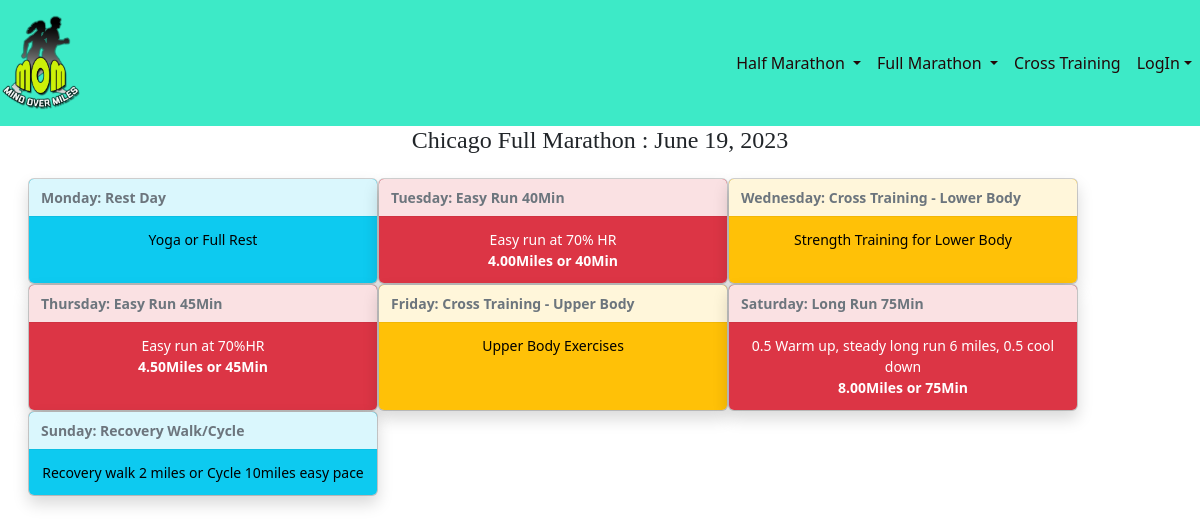
The app's page /training/runweekList1 with its own data.
### training/models.py (models this page shows, shortened)
class Race(models.Model):
    name = models.CharField(max_length=128)
    distance = models.DecimalField(max_digits=4,decimal_places=2)
    start = models.DateField()
    end = models.DateField()

class Activity(models.Model):
    Activity_type = [
        ('RUN','Run'),
        ('XTRAIN', 'XTrain'),
        ('REST','Rest')
    ]
    type = models.CharField(max_length=16,choices=Activity_type)
    name = models.CharField(max_length=64)
    distance = models.DecimalField(max_digits=4,decimal_places=2,null=True,blank=True)
    detail = models.CharField(max_length=512,null=True,blank=True)
    minutes = models.SmallIntegerField(null=True,blank=True)
    url  = models.URLField(null=True,blank=True)

### training/views.py (the view)
# urls.py: re_path(r'runweekList(?P<pk>\d+)', runWeekView,  name='runweekList'),
def runWeekView(request,pk):
    if request.method == 'GET':
        race = Race.objects.get(id=pk)
        weekDate, nWeek=DateUtil.dateWeekStarting(race.start)
        data = Training.objects.filter(race_id=pk)
        row = data[nWeek].weeks
        numWeeks = data[nWeek].numberOfWeeks
        data_list=[]
        data_list.append(row.monday)
        data_list.append(row.tuesday)
        data_list.append(row.wednesday)
        data_list.append(row.thursday)
        data_list.append(row.friday)
        data_list.append(row.saturday)
        data_list.append(row.sunday)
        userRole = 'VIEW'
        context={
            'data_list':data_list,
            'race':race,
            'numWeeks':numWeeks,
            'week_start':weekDate,
            'userRole':userRole,
        }
        return render(request = request,template_name = "runweek.html",context=context)

### util/date.py (called while the page is built)
    @staticmethod
    def dateWeekStarting(d):
        dt = date.today()
        if dt < d:
           return (d,0)
        else:
            ndt=dt - timedelta(days=dt.weekday())
            weeks=(ndt - timedelta(date=d))/7
            return (ndt,weeks)

### training/templates/runweek.html
{% extends 'home/base.html' %}
{% block content %}
<div class="container-fluid">
    <div style="text-align:center">
        <h4>{{race.name}} : {{week_start}}</h4>
            <div aria-live="polite" aria-atomic="true" class="bg-dark position-relative">
                <div class="toast-container p-3 top-0 start-50 translate-middle-x">
                    <div class="d-flex align-content-start flex-wrap">
                        {% for activity in data_list %}
                            {% if activity.type == 'RUN' %}
                            <div class="toast  text-bg-danger show" role="alert" aria-live="assertive" aria-atomic="true" data-autohide="false">
                            {% elif activity.type == 'XTRAIN' %}
                            <div class="toast  text-bg-warning show" role="alert" aria-live="assertive" aria-atomic="true" data-autohide="false">
                            {% else %}
                            <div class="toast  text-bg-info show" role="alert" aria-live="assertive" aria-atomic="true" data-autohide="false">
                            {% endif %}
                                <div class="toast-header">
                                    {% if forloop.counter == 1 %}
                                        <strong>Monday</strong>
                                    {% elif forloop.counter == 2 %}
                                        <strong>Tuesday</strong>
                                    {% elif forloop.counter == 3 %}
                                        <strong>Wednesday</strong>
                                    {% elif forloop.counter == 4 %}
                                        <strong>Thursday</strong>
                                    {% elif forloop.counter == 5 %}
                                        <strong>Friday</strong>
                                    {% elif forloop.counter == 6 %}
                                        <strong>Saturday</strong>
                                    {% elif forloop.counter == 7 %}
                                        <strong>Sunday</strong>
                                    {% endif %}
                                    <strong>: {{activity.name}}</strong>
                                </div>
                                <div class="toast-body">
                                    {{activity.detail}}<br>
                                    {% if activity.type == 'RUN' %}
                                    <strong>{{activity.distance}}Miles or {{activity.minutes}}Min </strong>
                                    {% endif %}
                                </div>
                            </div>
                        {% endfor %}
                    </div>
                </div>
            </div>
        </div>
    </div>
</div>
{% endblock content %}

### home/static/css/home.css (style rules this page uses)
body { overflow-x: hidden; }
h1, h2, h3, h4, h5, h6, p { font-family: 'Merriweather'; }

### records on screen
Race: name "Chicago Full Marathon", start "June 19, 2023"
Activity: shows "Monday", name "Rest Day", detail "Yoga or Full Rest"
Activity: shows "Tuesday", name "Easy Run 40Min", detail "Easy run at 70% HR", distance "4.00", minutes "40"
Activity: shows "Wednesday", name "Cross Training - Lower Body", detail "Strength Training for Lower Body"
Activity: shows "Thursday", name "Easy Run 45Min", detail "Easy run at 70%HR", distance "4.50", minutes "45"
Activity: shows "Friday", name "Cross Training - Upper Body", detail "Upper Body Exercises"
Activity: shows "Saturday", name "Long Run 75Min", detail "0.5 Warm up, steady long run 6 miles, 0.5 cool down", distance "8.00", minutes "75"
Activity: shows "Sunday", name "Recovery Walk/Cycle", detail "Recovery walk 2 miles or Cycle 10miles easy pace"
